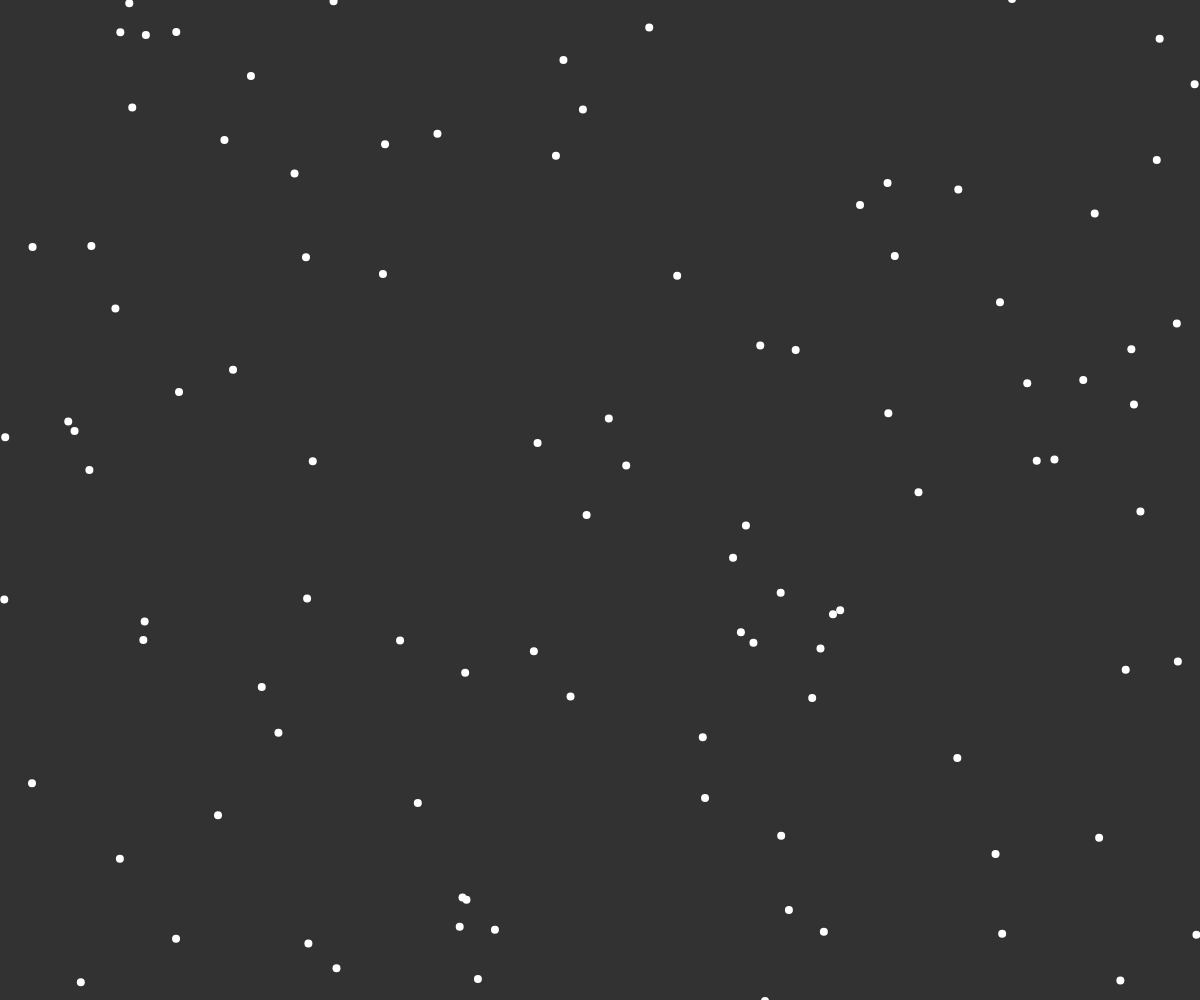
Frame 1 (no input)
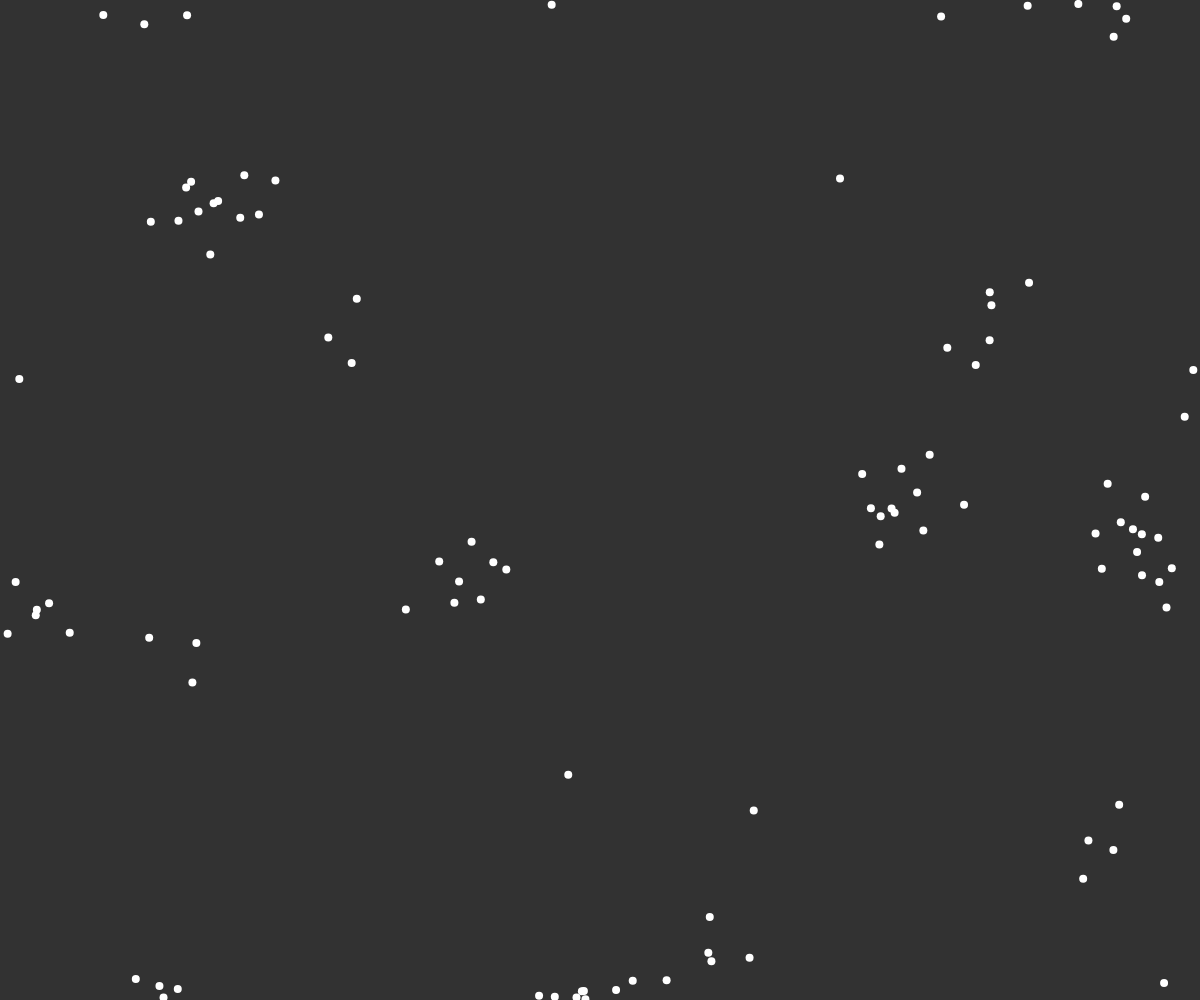
Frame 60 (no input)
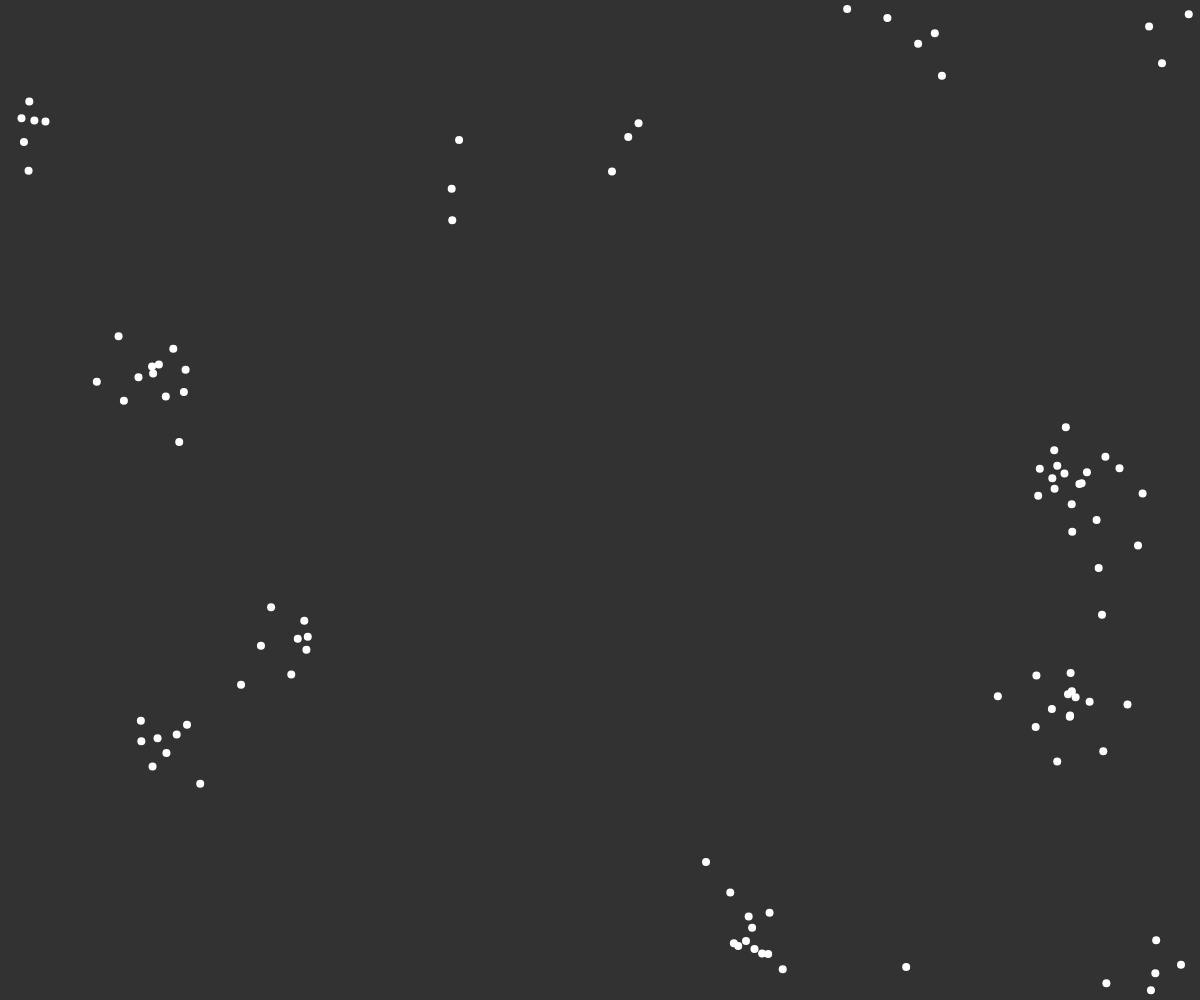
Frame 120 (the mouse pressed at the canvas centre since frame 60)

The p5.js sketch that drew these frames (run headless with seeded random() and noise() and a simulated clock; from frame 60 on, the mouse is pressed at the canvas centre):

// p5.js sketch
// ── sketch.js
// flocking simulation
// for aquarium project

const flock = [];

let allignSlider, cohesionSlider, seperationSlider;
function setup() {
  createCanvas(windowWidth, windowHeight);
  allignSlider = createSlider(0,5, 1, 0.1);
  cohesionSlider = createSlider(0,5, 1, 0.1);
  seperationSlider = createSlider(0,5, 1, 0.1);
  for(let i = 0; i < 100; i++){
    flock.push(new Boid());
  }
 
}

function draw() {
  background(50);
  for( let boid of flock){
    boid.edges();
    boid.flock(flock);
    boid.update();
    boid.show();
  }
}


class Boid{
  constructor(){
    this.pos = createVector(random(width), random(height));
    this.vel = p5.Vector.random2D();
    this.vel.setMag(random(2,4));
    this.acc = createVector();
    this.maxForce = 1;
    this.maxSpeed = 4;
  }

  edges(){
    if(this.pos.x > width){
      this.pos.x = 0;
    }
    else if(this.pos.x < 0){
      this.pos.x = width;
    }
    if(this.pos.y > height){
      this.pos.y = 0;
    }
    else if(this.pos.y < 0){
      this.pos.y = height;
    }


  }

  allign(boids){
    let perceptionR = 50;
    let steering = createVector();
    let total = 0;
    for(let other of boids){
      let d =(dist(this.pos.x, this.pos.y, other.pos.x, other.pos.y));
      if(other !== this && d < perceptionR){
        steering.add(other.vel);
        total++;
      }
      
    }
    if(total > 0){
      steering.div(total);
      steering.setMag(this.maxSpeed);
      steering.sub(this.vel);
      steering.limit(this.maxForce);
     

    }
    return steering;
  }

  cohesion(boids){
    let perceptionR = 100;
    let steering = createVector();
    let total = 0;
    for(let other of boids){
      let d =(dist(this.pos.x, this.pos.y, other.pos.x, other.pos.y));
      if(other !== this && d < perceptionR){
        steering.add(other.pos);
        total++;
      }
      
    }
    if(total > 0){
      steering.div(total);
      steering.sub(this.pos);
      steering.setMag(this.maxSpeed);
      steering.sub(this.vel);
      steering.limit(this.maxForce);
     

    }
    return steering;
  }

  seperation(boids){
    let perceptionR = 50;
    let steering = createVector();
    let total = 0;
    for(let other of boids){
      let d =(dist(this.pos.x, this.pos.y, other.pos.x, other.pos.y));
      if(other !== this && d < perceptionR){
        let diff = p5.Vector.sub(this.pos,other.pos);
        diff.div(d);
        steering.add(diff);
        total++;
      }
      
    }
    if(total > 0){
      steering.div(total);
      steering.setMag(this.maxSpeed);
      steering.sub(this.vel);
      steering.limit(this.maxForce);
     

    }
    return steering;
  }


  flock(boids){
    let allignment = this.allign(boids);
    let cohesion = this.cohesion(boids);
    let seperation = this.seperation(boids);

    seperation.mult(seperationSlider.value());
    cohesion.mult(cohesionSlider.value());
    allignment.mult(allignSlider.value());


    this.acc.add(allignment);
    this.acc.add(cohesion);
    this.acc.add(seperation);
  }

  update(){
    this.pos.add(this.vel);
    this.vel.add(this.acc);
    this.vel.limit(this.maxSpeed);
    this.acc.set(0,0);

  }

  show(){
    strokeWeight(8);
    stroke(255);
    point(this.pos.x, this.pos.y);
  }
}
